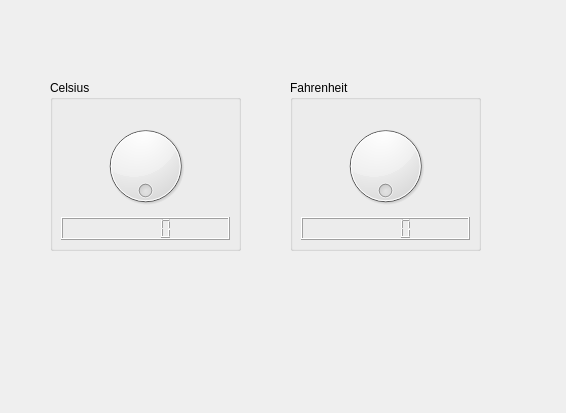
<?xml version="1.0" encoding="UTF-8"?>
<ui version="4.0">
 <class>Widget</class>
 <widget class="QWidget" name="Widget">
  <property name="geometry">
   <rect>
    <x>0</x>
    <y>0</y>
    <width>566</width>
    <height>413</height>
   </rect>
  </property>
  <property name="windowTitle">
   <string>Widget</string>
  </property>
  <widget class="QGroupBox" name="groupBox">
   <property name="geometry">
    <rect>
     <x>50</x>
     <y>80</y>
     <width>191</width>
     <height>171</height>
    </rect>
   </property>
   <property name="title">
    <string>Celsius</string>
   </property>
   <widget class="QWidget" name="verticalLayoutWidget">
    <property name="geometry">
     <rect>
      <x>0</x>
      <y>30</y>
      <width>191</width>
      <height>141</height>
     </rect>
    </property>
    <layout class="QVBoxLayout" name="verticalLayout">
     <item>
      <widget class="QDial" name="centDial">
       <property name="maximum">
        <number>1000</number>
       </property>
       <property name="wrapping">
        <bool>true</bool>
       </property>
      </widget>
     </item>
     <item>
      <widget class="QLCDNumber" name="lcdNumber"/>
     </item>
    </layout>
   </widget>
  </widget>
  <widget class="QGroupBox" name="groupBox_3">
   <property name="geometry">
    <rect>
     <x>290</x>
     <y>80</y>
     <width>191</width>
     <height>171</height>
    </rect>
   </property>
   <property name="title">
    <string>Fahrenheit</string>
   </property>
   <widget class="QWidget" name="verticalLayoutWidget_2">
    <property name="geometry">
     <rect>
      <x>0</x>
      <y>30</y>
      <width>191</width>
      <height>141</height>
     </rect>
    </property>
    <layout class="QVBoxLayout" name="verticalLayout_2">
     <item>
      <widget class="QDial" name="fahDial">
       <property name="maximum">
        <number>1832</number>
       </property>
       <property name="wrapping">
        <bool>true</bool>
       </property>
      </widget>
     </item>
     <item>
      <widget class="QLCDNumber" name="lcdNumber_2"/>
     </item>
    </layout>
   </widget>
  </widget>
 </widget>
 <layoutdefault spacing="6" margin="11"/>
 <resources/>
 <connections/>
</ui>
